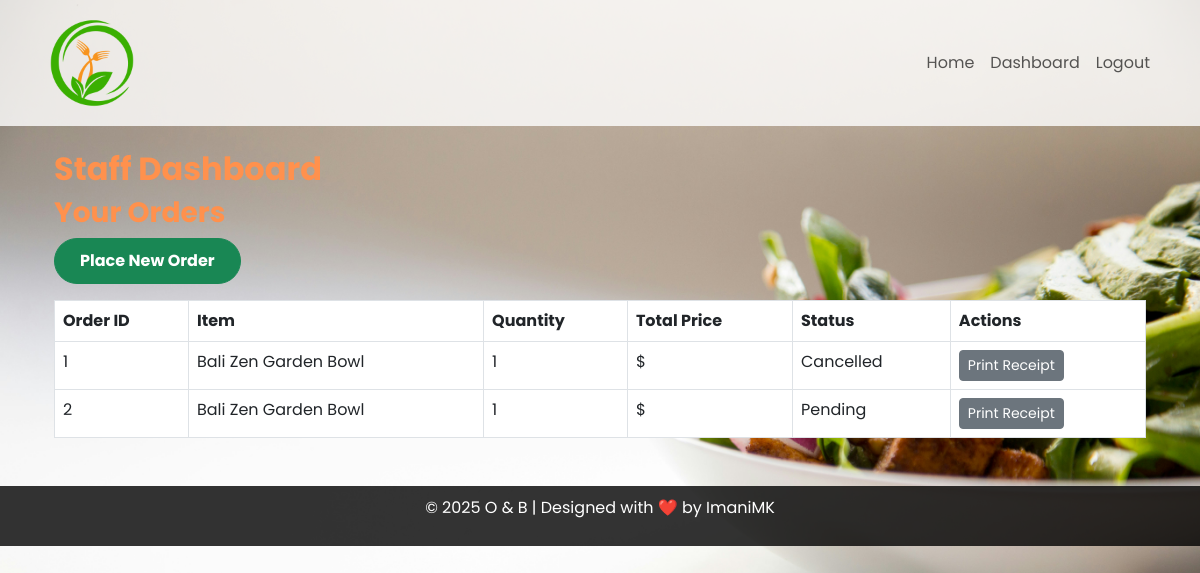
Page /dashboard/staff/ (signed in) on the committed database.
### restaurant/models.py (models this page shows, shortened)
class Order(models.Model):
    menu_item = models.ForeignKey(MenuItem, on_delete=models.CASCADE)
    quantity = models.PositiveIntegerField(default=1)  # Ensure quantity has a default
    created_by = models.ForeignKey(CustomUser, on_delete=models.CASCADE)
    status = models.CharField(
        max_length=20,
        choices=[('Pending', 'Pending'), ('Completed', 'Completed'), ('Cancelled', 'Cancelled')],
        default='Pending'
    )
    created_at = models.DateTimeField(auto_now_add=True)

class MenuItem(models.Model):
    name = models.CharField(max_length=100)
    price = models.DecimalField(max_digits=6, decimal_places=2)

### restaurant/views.py (the view)
# urls.py: path('dashboard/staff/', views.staff_dashboard, name='staff_dashboard'),
@login_required
def staff_dashboard(request):
    orders = Order.objects.filter(created_by=request.user)
    return render(request, 'restaurant/staff_dashboard.html', {'orders': orders})

### restaurant/templates/restaurant/staff_dashboard.html
{% extends 'restaurant/base.html' %}
{% block content %}
<div class="container mt-4">
    <h2>Staff Dashboard</h2>
    <h3>Your Orders</h3>
    <a href="{% url 'create_order' %}" class="btn btn-success mb-3">Place New Order</a>
    <table class="table table-bordered">
        <thead>
            <tr>
                <th>Order ID</th>
                <th>Item</th>
                <th>Quantity</th>
                <th>Total Price</th>
                <th>Status</th>
                <th>Actions</th>
            </tr>
        </thead>
        <tbody>
            {% for order in orders %}
            <tr>
                <td>{{ order.id }}</td>
                <td>{{ order.menu_item.name }}</td>
                <td>{{ order.quantity }}</td>
                <td>${{ order.total_price }}</td>
                <td>{{ order.get_status_display }}</td>
                <td>
                    <a href="{% url 'print_receipt' order.id %}" class="btn btn-secondary btn-sm">Print Receipt</a>
                </td>
            </tr>
            {% endfor %}
        </tbody>
    </table>
</div>
{% endblock %}

### rows in the picture
Order: id "1", menu_item.name "Bali Zen Garden Bowl", quantity "1", status "Cancelled"
Order: id "2", menu_item.name "Bali Zen Garden Bowl", quantity "1", status "Pending"
